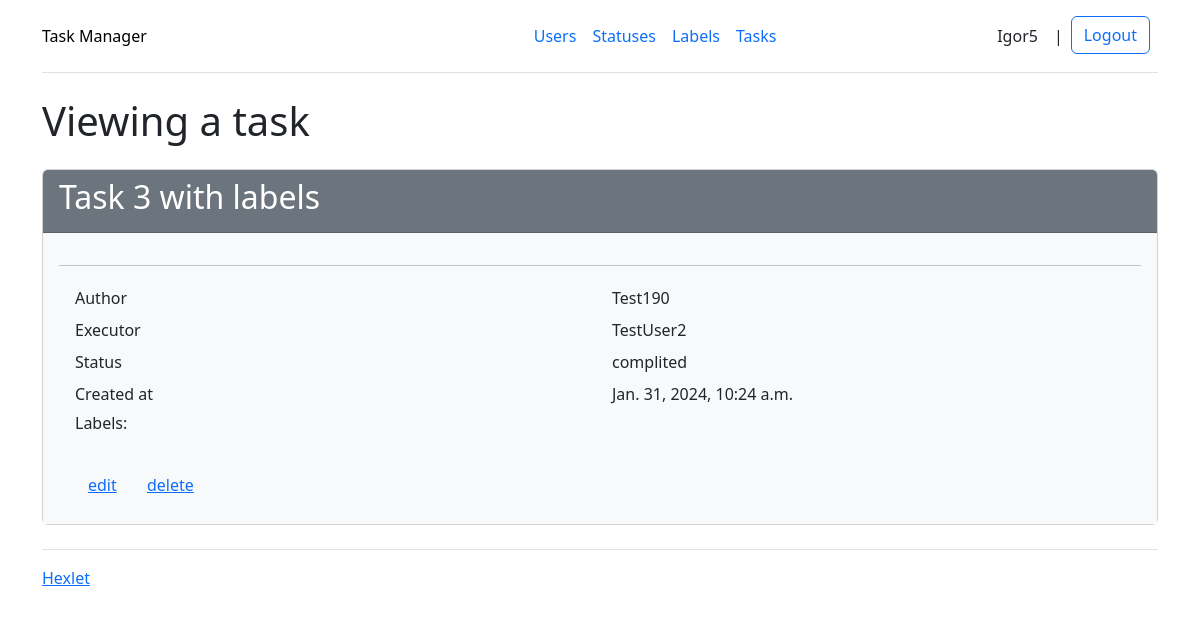
Page /tasks/12/ (signed in) on the earlier database version.
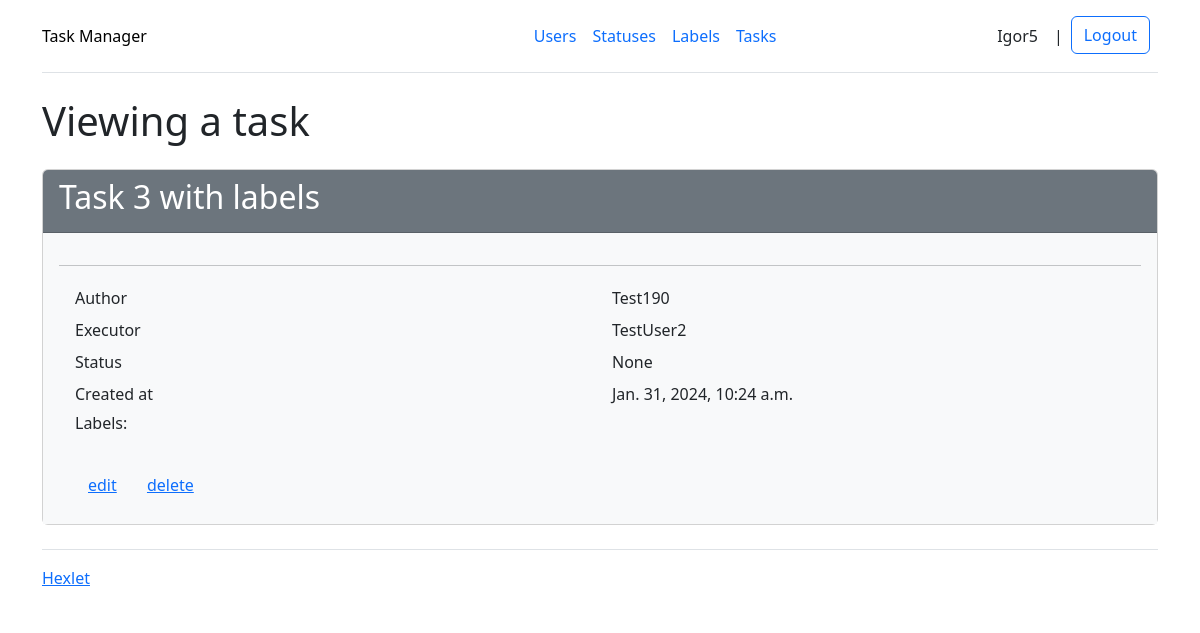
Same page on the later database version.
### task_manager/task/models.py (models this page shows)
class Task(models.Model):
    name = models.CharField(max_length=100)
    description = models.TextField(max_length=500, blank=True)
    executor = models.ForeignKey(User, related_name='executor', on_delete=models.PROTECT, null=True)
    status = models.ForeignKey(Status, on_delete=models.PROTECT, null=True)
    author = models.ForeignKey(User, related_name='author', on_delete=models.PROTECT, null=True)
    labels = models.ManyToManyField(Label)
    created_at = models.DateTimeField(auto_now_add=True)
    updated_at = models.DateTimeField(auto_now=True)
    objects = models.Manager

### task_manager/status/models.py (models this page shows)
class Status(models.Model):
    name = models.CharField(max_length=100)
    created_at = models.DateTimeField(auto_now_add=True)
    updated_at = models.DateTimeField(auto_now=True)
    objects = models.Manager
    def __str__(self):
        return str(self.name)

### task_manager/task/views.py (the view)
# urls.py: path('<int:pk>/', views.TaskReadView.as_view(), name='tasks_read'),
class TaskReadView(LoginRequiredMixinWithMessage, DetailView):
    model = Task
    template_name = 'task/read.html'
    login_url = reverse_lazy('login_view')
    context_object_name = 'task'

### task_manager/permissions.py (called while the page is built)
    def dispatch(self, request, *args, **kwargs):
        if not request.user.is_authenticated:
            messages.add_message(request, messages.ERROR, self.login_required_message)
            return self.handle_no_permission()
        return super(LoginRequiredMixinWithMessage, self).dispatch(request, *args, **kwargs)

### task_manager/templates/task/read.html (shortened to what this page needs)
{% extends "base.html" %}
{% load i18n %}
{% block content %}
<h1 class="my-4">{% translate 'Viewing a task' %}</h1>
<div class="card">
    <div class="card-header bg-secondary text-white">
        <h2>{{ task.name }}</h2>
    </div>
    <div class="card-body bg-light">
        <hr>
        <div class="container">
            <div class="row p-1">
                <div class="col">{% translate 'Author' %}</div>
                <div class="col">{{ task.author }}</div>
            </div>
            <div class="row p-1">
                <div class="col">{% translate 'Executor' %}</div>
                <div class="col">{{ task.executor }}</div>
            </div>
            <div class="row p-1">
                <div class="col">{% translate 'Status' %}</div>
                <div class="col">{{ task.status }}</div>
            </div>
            <div class="row p-1">
                <div class="col">{% translate 'Created at' %}</div>
                <div class="col">{{ task.created_at }}</div>
            </div>
            <div class="row p-1">
                <div class="col"><h6>{% translate 'Labels:' %}</h6></div>
            </div>
            <div class="row p-1">
                <div class="col">
                    <a class="btn btn-link" href="{% url 'tasks_update' task.id %}">{% translate 'edit' %}</a>
                    <a class="btn btn-link" href="{% url 'tasks_delete' task.id %}">{% translate 'delete' %}</a>
                </div>
            </div>
        </div>
    </div>
</div>
{% endblock %}

Differences in the rows shown:
changed Task "Task 3 with labels": status "complited" → "None"
